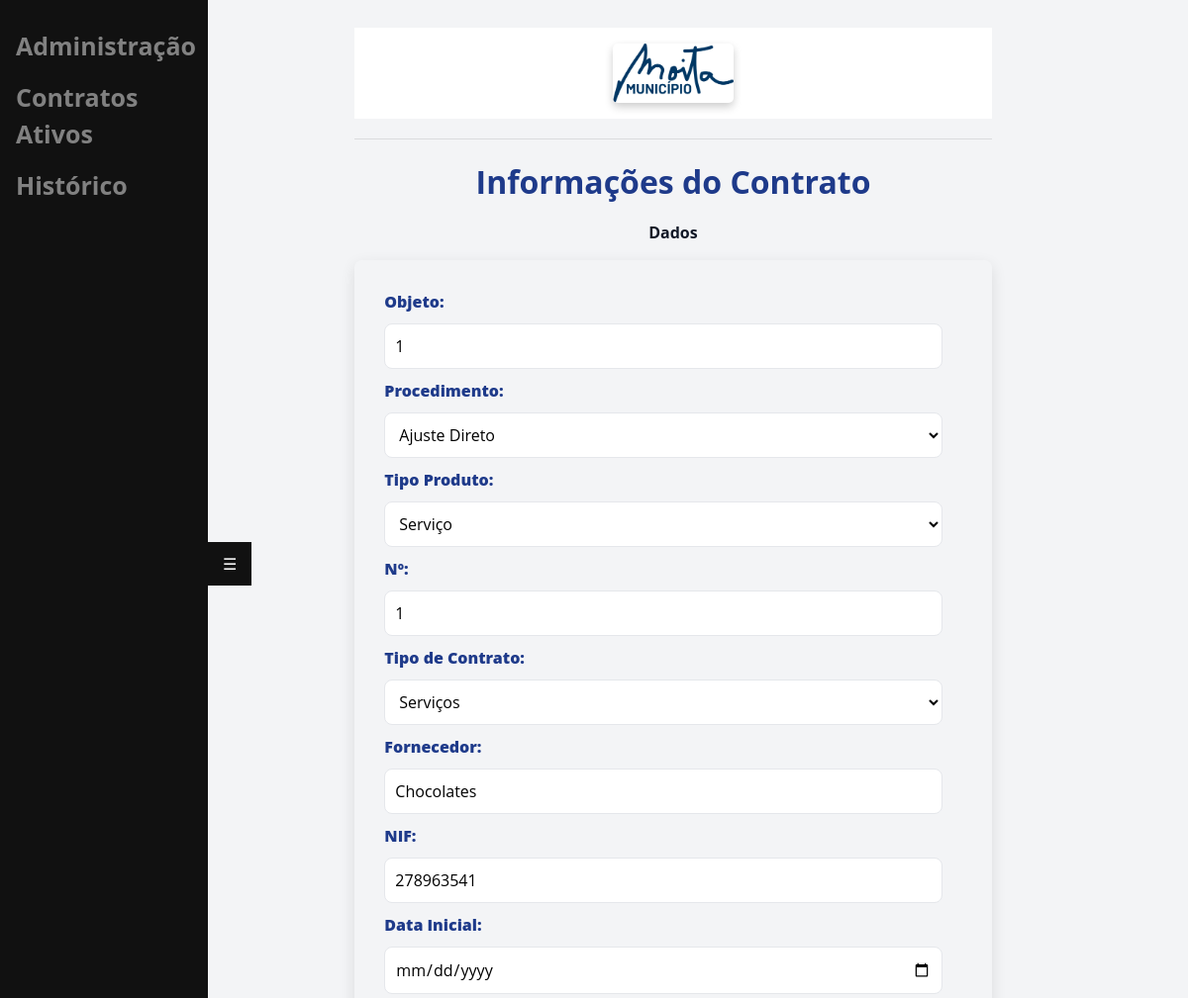
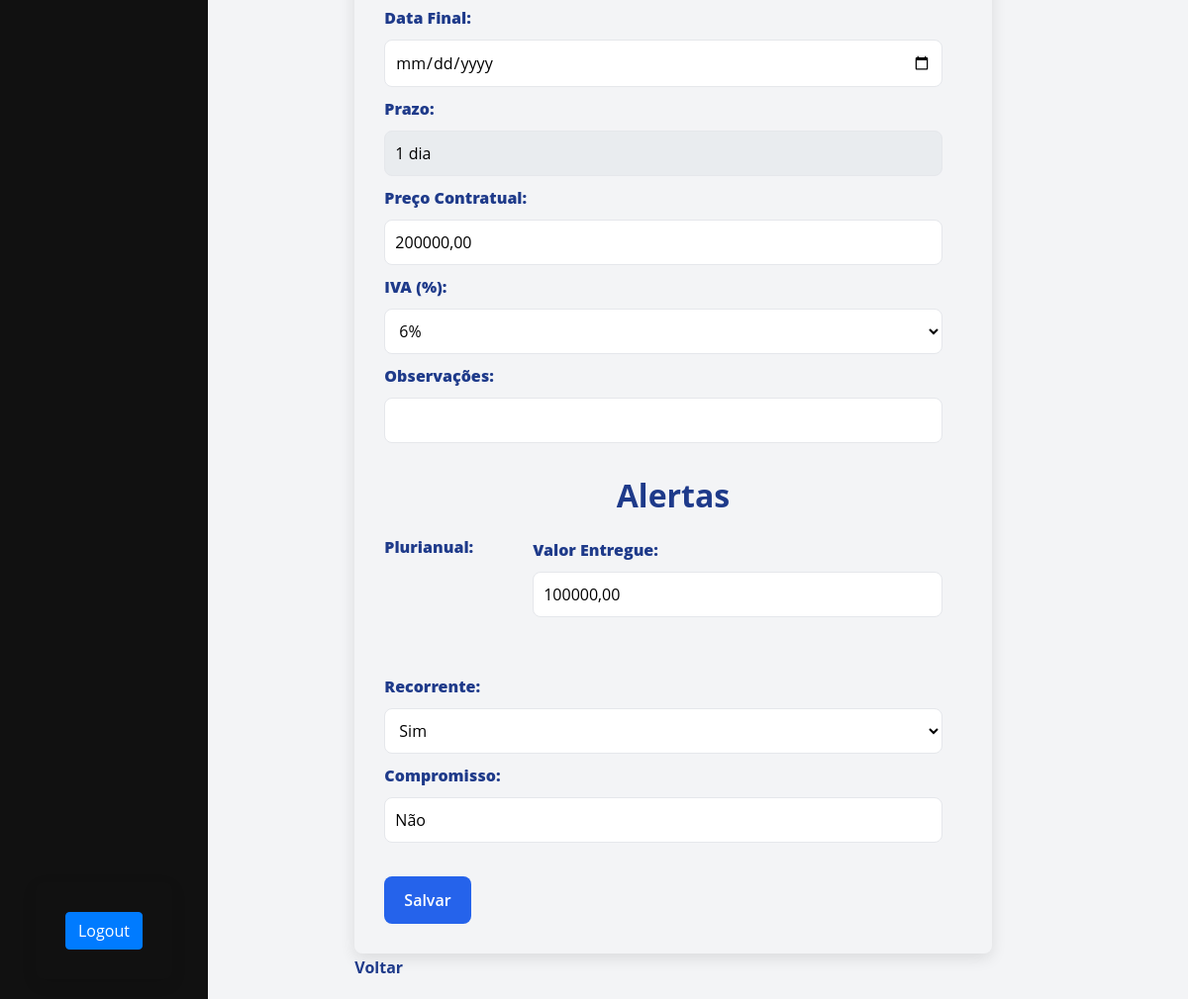
The page /contrato_info/2/ (signed in) on the database as committed earlier (2 pictures, top to bottom).
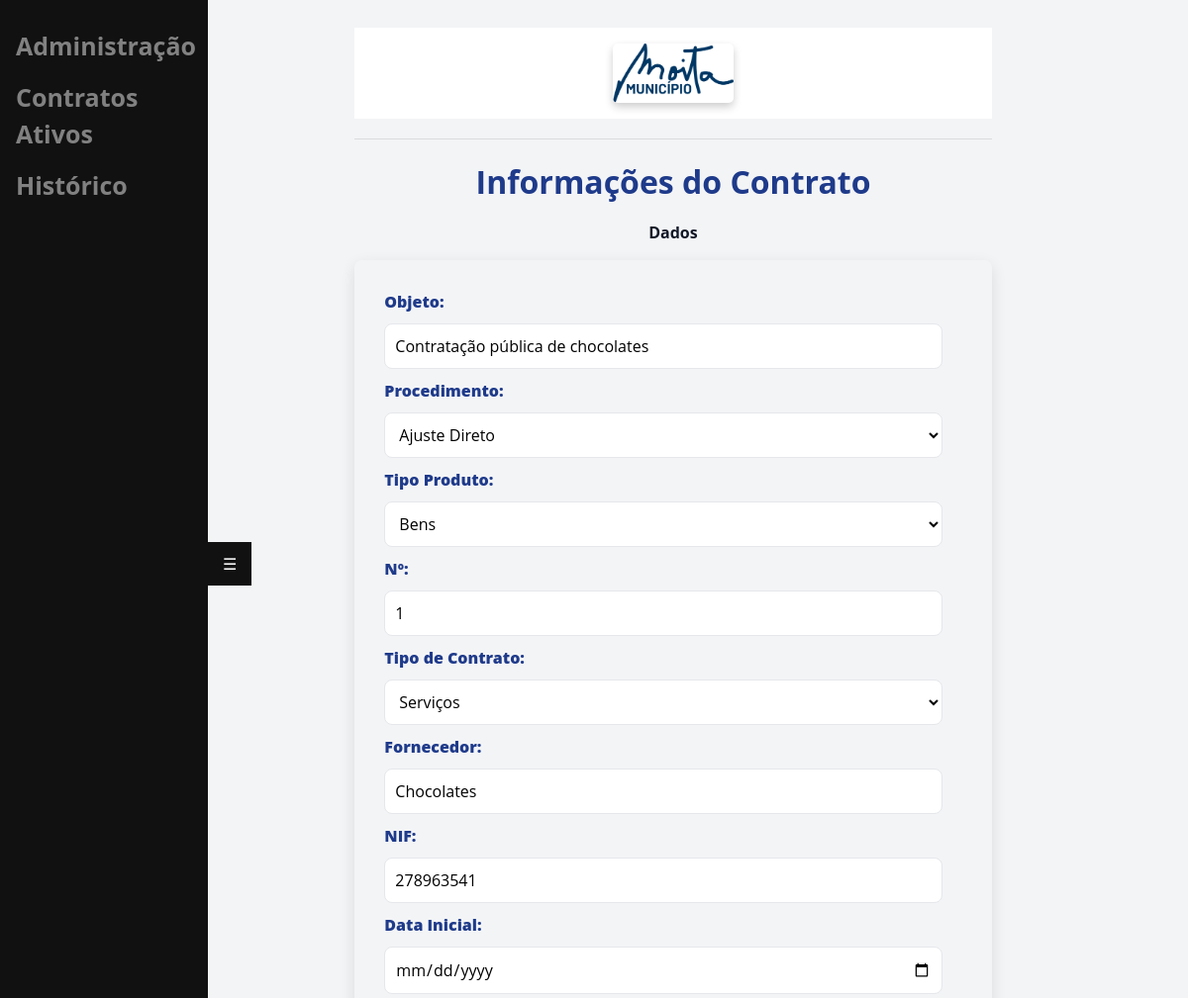
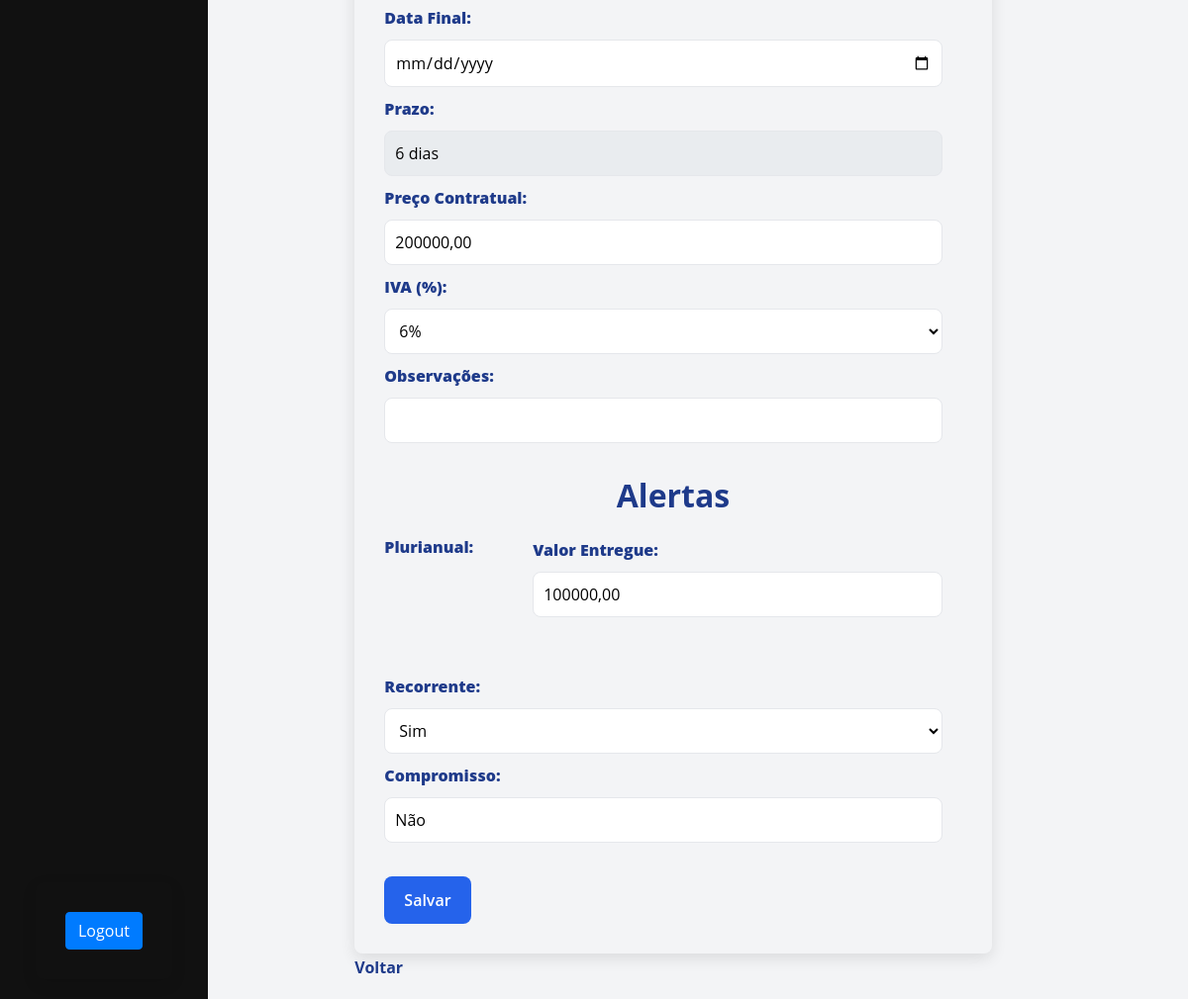
The same page on the database as committed later (2 pictures, top to bottom).
### main/models.py (models this page shows, shortened)
class UploadedFile(models.Model):
    user = models.ForeignKey(User, on_delete=models.CASCADE, related_name='uploadedfile')
    file = models.FileField(upload_to='uploads/')
    name = models.CharField(max_length=255)

class Contract(models.Model):
    user = models.ForeignKey(User, on_delete=models.CASCADE)
    objeto = models.CharField(max_length=255)
    procedimento = models.CharField(max_length=255)
    tipo_produto = models.CharField(max_length=255)
    numero = models.CharField(max_length=100)
    tipo_contrato = models.CharField(max_length=100)
    fornecedor = models.CharField(max_length=255)
    nif = models.CharField(max_length=100)
    data_inicial = models.DateField()
    data_final = models.DateField()
    prazo = models.CharField(max_length=255)
    preco_contratual = models.DecimalField(max_digits=10, decimal_places=2)
    iva = models.CharField(max_length=100)
    valor_total = models.DecimalField(max_digits=10, decimal_places=2)
    observacao = models.TextField(blank=True, null=True)
    valor_entregue = models.DecimalField(max_digits=10, decimal_places=2)
    recorrente = models.BooleanField(default=False)
    compromisso = models.BooleanField(default=False)
    uploaded_file = models.ForeignKey(UploadedFile, on_delete=models.CASCADE)
    plurianual = models.TextField(blank=True, null=True)
    estado = models.BooleanField(default=True)

### main/views.py (the view, shortened to what this page needs)
# urls.py: path('contrato_info/<int:file_id>/', views.contrato_info, name='contrato_info'),
def contrato_info(request, file_id):
    uploaded_file = UploadedFile.objects.get(id=file_id, user=request.user)
    tem_contrato = Contract.objects.filter(user=request.user).exists() if request.user.is_authenticated else False
    contract = Contract.objects.filter(uploaded_file=uploaded_file, user=request.user).first()
    estado = True
    return render(request, 'main/contrato_info.html', {
        'uploaded_file': uploaded_file,
        "tem_contrato": tem_contrato,
        "contract": contract,
        "objeto": contract.objeto if contract else '',
        "procedimento": contract.procedimento if contract else '',
        "tipo_produto": contract.tipo_produto if contract else '',
        "numero": contract.numero if contract else '',
        "tipo_contrato": contract.tipo_contrato if contract else '',
        "fornecedor": contract.fornecedor if contract else '',
        "nif": contract.nif if contract else '',
        "data_inicial": contract.data_inicial if contract else '',
        "data_final": contract.data_final if contract else '',
        "prazo": contract.prazo if contract else '',
        "preco_contratual": contract.preco_contratual if contract else '',
        "observacao": contract.observacao if contract else '',
        "valor_entregue": contract.valor_entregue if contract else '',
        "iva": contract.iva if contract else '',
        "valor_total": contract.valor_total if contract else '',
        "recorrente": 'Sim' if contract and contract.recorrente else 'Não',
        "compromisso": 'Sim' if contract and contract.compromisso else 'Não',
        "plurianual": contract.plurianual if contract else '',
        "estado": contract.estado if contract else True,
    })

### main/templates/main/contrato_info.html (shortened to what this page needs)
{% extends 'main/base.html' %}
{% block content %}
<!DOCTYPE html>
<html lang="pt-PT">
<head>
</head>
<body>
    <h1>Informações do Contrato</h1>
    <p style="text-align: center; font-weight: bold;">
        {{ uploaded_file.name|slice:":-4"|title }}
    </p>
    <form method="POST" action="{% url 'contrato_info' file_id=uploaded_file.id %}">
        <label for="objeto"><strong>Objeto:</strong></label>
        <input type="text" id="objeto" name="objeto" required value="{{ objeto }}">
        <label for="procedimento"><strong>Procedimento:</strong></label>
        <select id="procedimento" name="procedimento">
            <option value="Ajuste Direto" {% if procedimento == "Ajuste Direto" %}selected{% endif %}>Ajuste Direto</option>
        </select>
        <label for="tipo_produto"><strong>Tipo Produto:</strong></label>
        <select id="tipo_produto" name="tipo_produto">
            <option value="Serviço" {% if tipo_produto == "Serviço" %}selected{% endif %}>Serviço</option>
            <option value="Bens" {% if tipo_produto == "Bens" %}selected{% endif %}>Bens</option>
        </select>
        <label for="numero"><strong>Nº:</strong></label>
        <input type="text" id="numero" name="numero" pattern="\d+" title="Apenas números" required value="{{ numero }}">
        <label for="tipo_contrato"><strong>Tipo de Contrato:</strong></label>
        <select id="tipo_contrato" name="tipo_contrato">
            <option value="Serviços" {% if tipo_contrato == "Serviços" %}selected{% endif %}>Serviços</option>
        </select>
        <label for="fornecedor"><strong>Fornecedor:</strong></label>
        <input type="text" id="fornecedor" name="fornecedor" required value="{{ fornecedor }}">
        <label for="nif"><strong>NIF:</strong></label>
        <input type="text" id="nif" name="nif" pattern="\d{9}" maxlength="9" title="Apenas 9 números" required value="{{ nif }}">
        <label for="data_inicial"><strong>Data Inicial:</strong></label>
        <input type="date" id="data_inicial" name="data_inicial" required value="{{ data_inicial }}">
        <label for="data_final"><strong>Data Final:</strong></label>
        <input type="date" id="data_final" name="data_final" required value="{{ data_final }}">
        <label for="prazo"><strong>Prazo:</strong></label>
        <input type="text" id="prazo" name="prazo" size="20" readonly style="background-color: #e9ecef; margin-right: 15px;" value="{{ prazo }}">
        <label for="preco_contratual"><strong>Preço Contratual:</strong></label>
        <input type="text" id="preco_contratual" name="preco_contratual" required value="{{ preco_contratual }}">
        <label for="iva"><strong>IVA (%):</strong></label>
        <select id="iva" name="iva">
            <option value="6%" {% if tipo_contrato == "6%" %}selected{% endif %}>6%</option>
        </select>
        <label for="observacao"><strong>Observações:</strong></label>
        <input type="text" id="observacao" name="observacao" size="60">
        <br><br>
        <h1>Alertas</h1>
        <div style="display: flex; gap: 60px; align-items: flex-start;">
            <div style="display: flex; flex-direction: column;">
                <label for="plurianual"><strong>Plurianual:</strong></label>
            </div>
            <div style="display: flex; flex-direction: column;">
                <label for="valor_entregue" style="margin-top: 3px;"><strong>Valor Entregue:</strong></label>
                <input type="text" id="valor_entregue" name="valor_entregue" size="50" required value="{{ valor_entregue }}">
            </div>
        </div>
        <br><br>
        <label for="compromisso"><strong>Recorrente:</strong></label>
        <select id="compromisso" name="compromisso">
            <option value="Sim">Sim</option>
        </select>
        <label for="compromisso"><strong>Compromisso:</strong></label>
        <input type="text" id="compromisso" name="compromisso" size="30" required value="{{ compromisso }}">
        <br><br>
        <button type="submit" class="btn-salv" id="btn-salv">Salvar</button>
    </form>
    <a href="/">Voltar</a>
</body>
</html>
{% endblock %}

### main/templates/main/base.html (shortened to what this page needs)
{% load static %}
<!doctype html>
<html lang="pt-PT">
<head>
    <link rel="stylesheet" href="https://cdn.jsdelivr.net/npm/bootstrap@4.3.1/dist/css/bootstrap.min.css"
>
</head>
<body>
    <div class="sidenav" id="sidenav">
        {% if user.is_authenticated and user.is_staff %}
        <a href="/admin/">Administração</a>
        {% endif %}
        <a href="/">Contratos Ativos</a>
        {% if user.is_authenticated %}
        <a href="/historico">Histórico</a>
        {% endif %}
        <div style="position: absolute; bottom: 20px; left: 50%; transform: translateX(-50%);">
            {% if user.is_authenticated %}
                <form method="post" action="{% url 'logout' %}">
                    <button type="submit" class="btn btn-primary" style="">Logout</button>
                </form>
            {% else %}
                <a href="{% url 'login' %}">Login</a>
            {% endif %}
        </div>
    </div>
    <div id="content" name="content" class="main">
        <div class="row justify-content-center">
            <div class="col-8">
                <h1 class="mt-2"><header class="py-3">
                    <div class="container">
                        <img src="{% static 'images/logotipo-moita.png' %}" alt="Logotipo da Empresa" class="img-fluid" style="max-height: 60px;">
                    </div>
                </header></h1>
                <hr class="mt-0 mb-4">
                {% block content %}
                {% endblock %}
            </div>
        </div>
    </div>
    <button class="toggle-btn" id="toggle-btn">☰</button>
</body>
</html>

### main/templates/main/base.html (style rules this page uses)
:root { --primary-color: #1e3a8a; --secondary-color: #2563eb; --accent-color: #60a5fa; --background-color: #f3f4f6; --text-color: #111827; --light-gray: #e5e7eb; --white: #ffffff; }
body { font-family: 'Open Sans', sans-serif; background-color: var(--background-color); color: var(--text-color); margin: 0; padding: 20px; }
h1 { color: var(--primary-color); font-size: 2rem; margin-bottom: 20px; text-align: center; font-weight: 700; }
header { background-color: white; }
.sidenav { height: 100%; width: 210px; position: fixed; z-index: 1; top: 0; left: 0; background-color: #111; overflow-x: hidden; padding-top: 20px; transition: transform 0.3s ease; transform: translateX(0); }
.sidenav a { padding: 6px 8px 6px 16px; text-decoration: none; font-size: 25px; color: #818181; display: block; }
.main { margin-left: 160px; padding: 0px 10px; transition: margin-left 0.3s ease; }
.toggle-btn { position: fixed; top: 50%; left: 210px; transform: translateY(-1050%); background-color: #111; color: #fff; border: none; padding: 10px 15px; cursor: pointer; z-index: 2; transition: background-color 0.3s, left 0.3s; }
img { border-radius: 5px; box-shadow: 0 4px 8px rgba(0, 0, 0, 0.2); }
a { color: var(--primary-color); text-decoration: none; font-weight: bold; margin-top: 2px; display: block; text-align: left; }

### main/templates/main/contrato_info.html (style rules this page uses)
form { border-radius: 8px; padding: 30px; box-shadow: 0 5px 15px rgba(0, 0, 0, 0.1); max-width: 950px; margin: auto; }
label { font-weight: 600; color: var(--primary-color); margin-bottom: 10px; display: inline-block; }
input[type="text"], input[type="date"], select { width: calc(100% - 20px); padding: 10px; border: 1px solid var(--light-gray); border-radius: 8px; margin-bottom: 10px; background-color: var(--white); transition: box-shadow 0.3s, border-color 0.3s; font-size: 1rem; }
.btn-salv, .btn-conf { background-color: var(--secondary-color); color: white; padding: 12px 20px; border: none; border-radius: 8px; cursor: pointer; font-weight: 600; transition: background-color 0.3s; }
input[readonly] { background-color: var(--light-gray); border-color: var(--light-gray); }

Rows that differ between the two databases and show on the page:
removed Contract: procedimento "Ajuste Direto", tipo_contrato "Serviços", fornecedor "Chocolates", nif "278963541", prazo "1 dia", preco_contratual "200000,00", valor_entregue "100000,00"
added Contract: objeto "Contratação pública de chocolates", procedimento "Ajuste Direto", tipo_produto "Bens", tipo_contrato "Serviços", fornecedor "Chocolates", nif "278963541", prazo "6 dias", preco_contratual "200000,00", valor_entregue "100000,00"
Other text that changed with them:
form field objeto: "1" → (not shown)
form field tipo_produto: "Serviço" → (not shown)
